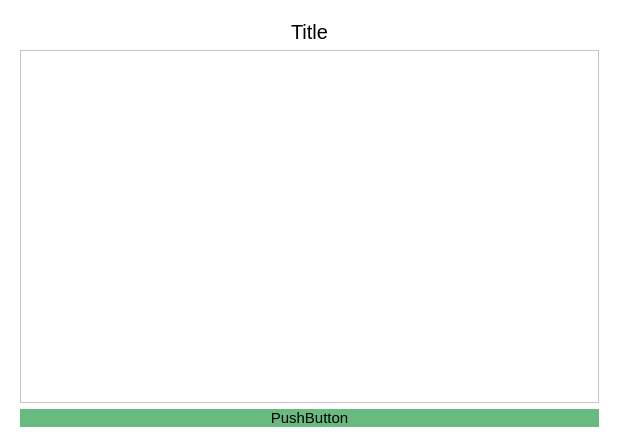
<?xml version="1.0" encoding="UTF-8"?>
<ui version="4.0">
 <class>ScrollPage</class>
 <widget class="QWidget" name="ScrollPage">
  <property name="geometry">
   <rect>
    <x>0</x>
    <y>0</y>
    <width>619</width>
    <height>447</height>
   </rect>
  </property>
  <property name="sizePolicy">
   <sizepolicy hsizetype="Expanding" vsizetype="Expanding">
    <horstretch>0</horstretch>
    <verstretch>0</verstretch>
   </sizepolicy>
  </property>
  <property name="windowTitle">
   <string>Form</string>
  </property>
  <property name="styleSheet">
   <string notr="true">background-color: #fff;</string>
  </property>
  <layout class="QVBoxLayout" name="verticalLayout">
   <item>
    <widget class="QFrame" name="verticalFrame">
     <property name="styleSheet">
      <string notr="true"/>
     </property>
     <layout class="QVBoxLayout" name="verticalLayout_2">
      <item>
       <widget class="QLabel" name="Title">
        <property name="styleSheet">
         <string notr="true">color: black; font-size: 20px</string>
        </property>
        <property name="text">
         <string>&lt;html&gt;&lt;head/&gt;&lt;body&gt;&lt;p align=&quot;center&quot;&gt;Title&lt;/p&gt;&lt;/body&gt;&lt;/html&gt;</string>
        </property>
       </widget>
      </item>
      <item>
       <widget class="QScrollArea" name="scrollArea">
        <property name="widgetResizable">
         <bool>true</bool>
        </property>
        <widget class="QWidget" name="scrollAreaWidgetContents">
         <property name="geometry">
          <rect>
           <x>0</x>
           <y>0</y>
           <width>581</width>
           <height>350</height>
          </rect>
         </property>
         <layout class="QVBoxLayout" name="verticalLayout_4">
          <item>
           <layout class="QVBoxLayout" name="verticalLayout_3"/>
          </item>
         </layout>
        </widget>
       </widget>
      </item>
      <item>
       <widget class="QPushButton" name="Button">
        <property name="styleSheet">
         <string notr="true">background-color: #67BA80;  color: bkack; font-size: 15px; border: 0px
</string>
        </property>
        <property name="text">
         <string>PushButton</string>
        </property>
       </widget>
      </item>
     </layout>
    </widget>
   </item>
  </layout>
 </widget>
 <resources/>
 <connections/>
</ui>
